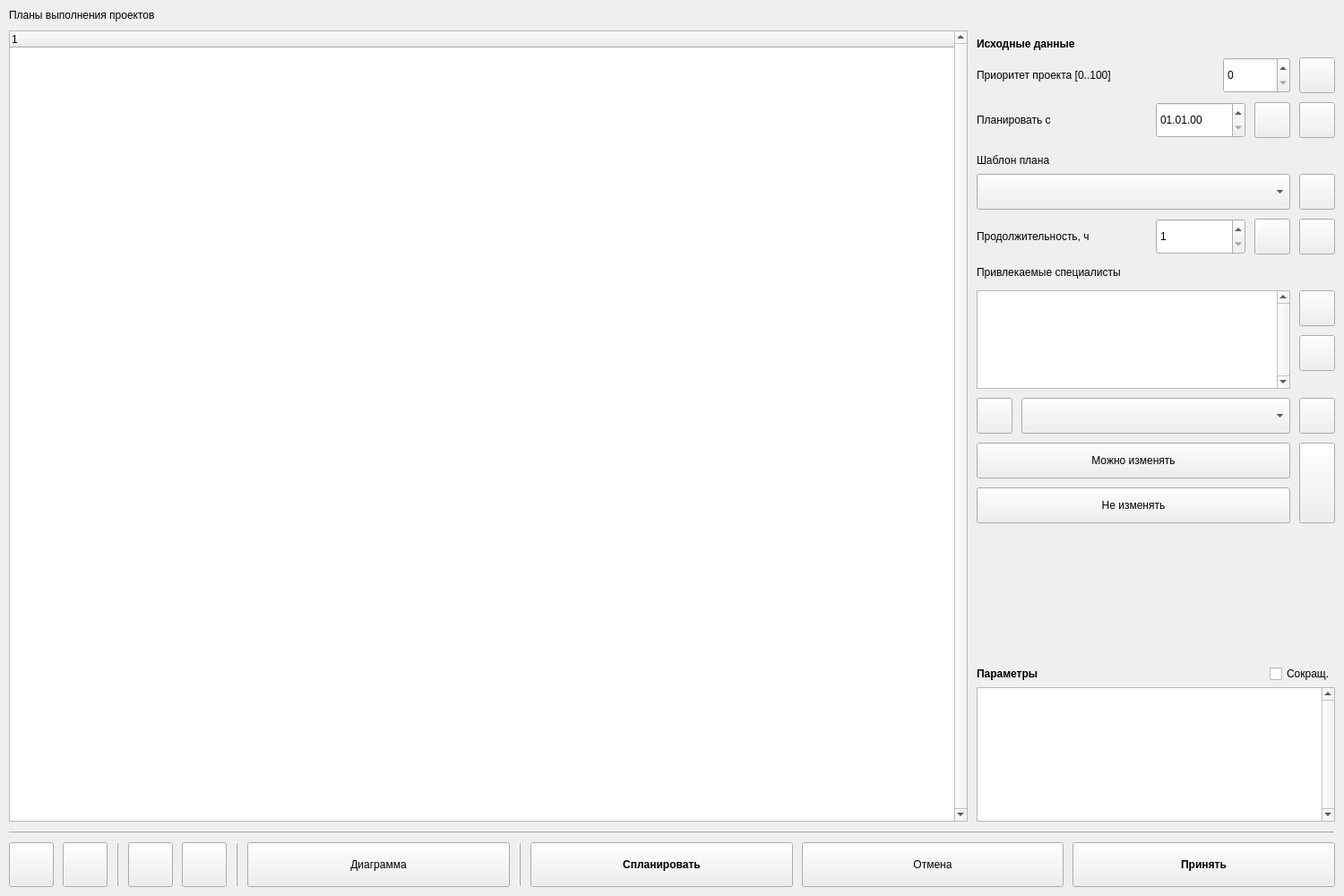
<?xml version="1.0" encoding="UTF-8"?>
<ui version="4.0">
 <class>WPlan</class>
 <widget class="QFrame" name="WPlan">
  <property name="geometry">
   <rect>
    <x>0</x>
    <y>0</y>
    <width>1500</width>
    <height>1000</height>
   </rect>
  </property>
  <property name="windowTitle">
   <string>Планы производственных проектов</string>
  </property>
  <property name="windowIcon">
   <iconset resource="../res.qrc">
    <normaloff>:/images/history.png</normaloff>:/images/history.png</iconset>
  </property>
  <layout class="QVBoxLayout" name="verticalLayout">
   <property name="spacing">
    <number>10</number>
   </property>
   <property name="leftMargin">
    <number>10</number>
   </property>
   <property name="topMargin">
    <number>10</number>
   </property>
   <property name="rightMargin">
    <number>10</number>
   </property>
   <property name="bottomMargin">
    <number>10</number>
   </property>
   <item>
    <widget class="QFrame" name="frame">
     <layout class="QGridLayout" name="gridLayout">
      <property name="leftMargin">
       <number>0</number>
      </property>
      <property name="topMargin">
       <number>0</number>
      </property>
      <property name="rightMargin">
       <number>0</number>
      </property>
      <property name="bottomMargin">
       <number>0</number>
      </property>
      <property name="spacing">
       <number>10</number>
      </property>
      <item row="3" column="1">
       <widget class="QFrame" name="frParams">
        <property name="minimumSize">
         <size>
          <width>400</width>
          <height>180</height>
         </size>
        </property>
        <property name="maximumSize">
         <size>
          <width>400</width>
          <height>180</height>
         </size>
        </property>
        <layout class="QGridLayout" name="gridLayout_6">
         <property name="leftMargin">
          <number>0</number>
         </property>
         <property name="topMargin">
          <number>0</number>
         </property>
         <property name="rightMargin">
          <number>0</number>
         </property>
         <property name="bottomMargin">
          <number>0</number>
         </property>
         <property name="spacing">
          <number>0</number>
         </property>
         <item row="0" column="0">
          <widget class="QLabel" name="lblParams">
           <property name="minimumSize">
            <size>
             <width>0</width>
             <height>30</height>
            </size>
           </property>
           <property name="maximumSize">
            <size>
             <width>16777215</width>
             <height>30</height>
            </size>
           </property>
           <property name="font">
            <font>
             <weight>75</weight>
             <bold>true</bold>
            </font>
           </property>
           <property name="text">
            <string>Параметры</string>
           </property>
          </widget>
         </item>
         <item row="0" column="1">
          <spacer name="horizontalSpacer_2">
           <property name="orientation">
            <enum>Qt::Horizontal</enum>
           </property>
           <property name="sizeHint" stdset="0">
            <size>
             <width>189</width>
             <height>20</height>
            </size>
           </property>
          </spacer>
         </item>
         <item row="0" column="2">
          <widget class="QCheckBox" name="cbIsShort">
           <property name="minimumSize">
            <size>
             <width>0</width>
             <height>30</height>
            </size>
           </property>
           <property name="maximumSize">
            <size>
             <width>16777215</width>
             <height>30</height>
            </size>
           </property>
           <property name="text">
            <string>Сокращ.</string>
           </property>
          </widget>
         </item>
         <item row="1" column="0" colspan="3">
          <widget class="QTextEdit" name="teParams">
           <property name="minimumSize">
            <size>
             <width>0</width>
             <height>150</height>
            </size>
           </property>
           <property name="maximumSize">
            <size>
             <width>16777215</width>
             <height>150</height>
            </size>
           </property>
           <property name="verticalScrollBarPolicy">
            <enum>Qt::ScrollBarAlwaysOn</enum>
           </property>
           <property name="lineWrapMode">
            <enum>QTextEdit::NoWrap</enum>
           </property>
           <property name="readOnly">
            <bool>true</bool>
           </property>
          </widget>
         </item>
        </layout>
       </widget>
      </item>
      <item row="2" column="1">
       <spacer name="verticalSpacer">
        <property name="orientation">
         <enum>Qt::Vertical</enum>
        </property>
        <property name="sizeHint" stdset="0">
         <size>
          <width>20</width>
          <height>91</height>
         </size>
        </property>
       </spacer>
      </item>
      <item row="1" column="1">
       <widget class="QFrame" name="frID1">
        <property name="minimumSize">
         <size>
          <width>400</width>
          <height>550</height>
         </size>
        </property>
        <property name="maximumSize">
         <size>
          <width>400</width>
          <height>550</height>
         </size>
        </property>
        <layout class="QVBoxLayout" name="verticalLayout_3">
         <property name="spacing">
          <number>0</number>
         </property>
         <property name="leftMargin">
          <number>0</number>
         </property>
         <property name="topMargin">
          <number>0</number>
         </property>
         <property name="rightMargin">
          <number>0</number>
         </property>
         <property name="bottomMargin">
          <number>0</number>
         </property>
         <item>
          <widget class="QLabel" name="lblID">
           <property name="minimumSize">
            <size>
             <width>0</width>
             <height>30</height>
            </size>
           </property>
           <property name="maximumSize">
            <size>
             <width>16777215</width>
             <height>30</height>
            </size>
           </property>
           <property name="font">
            <font>
             <weight>75</weight>
             <bold>true</bold>
            </font>
           </property>
           <property name="text">
            <string>Исходные данные</string>
           </property>
          </widget>
         </item>
         <item>
          <widget class="QFrame" name="frID2">
           <property name="minimumSize">
            <size>
             <width>0</width>
             <height>520</height>
            </size>
           </property>
           <property name="maximumSize">
            <size>
             <width>16777215</width>
             <height>520</height>
            </size>
           </property>
           <layout class="QVBoxLayout" name="verticalLayout_2">
            <property name="spacing">
             <number>10</number>
            </property>
            <property name="leftMargin">
             <number>0</number>
            </property>
            <property name="topMargin">
             <number>0</number>
            </property>
            <property name="rightMargin">
             <number>0</number>
            </property>
            <property name="bottomMargin">
             <number>0</number>
            </property>
            <item>
             <layout class="QHBoxLayout" name="horizontalLayout_4">
              <property name="spacing">
               <number>10</number>
              </property>
              <item>
               <widget class="QLabel" name="lblPriority">
                <property name="minimumSize">
                 <size>
                  <width>240</width>
                  <height>30</height>
                 </size>
                </property>
                <property name="maximumSize">
                 <size>
                  <width>240</width>
                  <height>30</height>
                 </size>
                </property>
                <property name="font">
                 <font>
                  <weight>50</weight>
                  <bold>false</bold>
                 </font>
                </property>
                <property name="text">
                 <string>Приоритет проекта [0..100]</string>
                </property>
               </widget>
              </item>
              <item>
               <spacer name="horizontalSpacer_3">
                <property name="orientation">
                 <enum>Qt::Horizontal</enum>
                </property>
                <property name="sizeHint" stdset="0">
                 <size>
                  <width>17</width>
                  <height>20</height>
                 </size>
                </property>
               </spacer>
              </item>
              <item>
               <widget class="QSpinBox" name="sbPriority">
                <property name="minimumSize">
                 <size>
                  <width>75</width>
                  <height>40</height>
                 </size>
                </property>
                <property name="maximumSize">
                 <size>
                  <width>75</width>
                  <height>40</height>
                 </size>
                </property>
                <property name="minimum">
                 <number>0</number>
                </property>
                <property name="maximum">
                 <number>100</number>
                </property>
                <property name="value">
                 <number>0</number>
                </property>
               </widget>
              </item>
              <item>
               <widget class="QPushButton" name="pbPriorityOk">
                <property name="minimumSize">
                 <size>
                  <width>40</width>
                  <height>40</height>
                 </size>
                </property>
                <property name="maximumSize">
                 <size>
                  <width>40</width>
                  <height>40</height>
                 </size>
                </property>
                <property name="icon">
                 <iconset resource="../res.qrc">
                  <normaloff>:/images/docsReady.png</normaloff>:/images/docsReady.png</iconset>
                </property>
                <property name="iconSize">
                 <size>
                  <width>36</width>
                  <height>36</height>
                 </size>
                </property>
               </widget>
              </item>
             </layout>
            </item>
            <item>
             <layout class="QHBoxLayout" name="horizontalLayout_3">
              <item>
               <widget class="QLabel" name="lblDtEnd">
                <property name="minimumSize">
                 <size>
                  <width>150</width>
                  <height>30</height>
                 </size>
                </property>
                <property name="maximumSize">
                 <size>
                  <width>150</width>
                  <height>30</height>
                 </size>
                </property>
                <property name="font">
                 <font>
                  <weight>50</weight>
                  <bold>false</bold>
                 </font>
                </property>
                <property name="text">
                 <string>Планировать с</string>
                </property>
               </widget>
              </item>
              <item>
               <spacer name="horizontalSpacer_4">
                <property name="orientation">
                 <enum>Qt::Horizontal</enum>
                </property>
                <property name="sizeHint" stdset="0">
                 <size>
                  <width>17</width>
                  <height>20</height>
                 </size>
                </property>
               </spacer>
              </item>
              <item>
               <widget class="QDateEdit" name="dtBegin">
                <property name="minimumSize">
                 <size>
                  <width>100</width>
                  <height>40</height>
                 </size>
                </property>
                <property name="maximumSize">
                 <size>
                  <width>100</width>
                  <height>40</height>
                 </size>
                </property>
                <property name="displayFormat">
                 <string>dd.MM.yy</string>
                </property>
               </widget>
              </item>
              <item>
               <widget class="QPushButton" name="pbCurrentDate">
                <property name="minimumSize">
                 <size>
                  <width>40</width>
                  <height>40</height>
                 </size>
                </property>
                <property name="maximumSize">
                 <size>
                  <width>40</width>
                  <height>40</height>
                 </size>
                </property>
                <property name="icon">
                 <iconset resource="../res.qrc">
                  <normaloff>:/images/history.png</normaloff>:/images/history.png</iconset>
                </property>
                <property name="iconSize">
                 <size>
                  <width>36</width>
                  <height>36</height>
                 </size>
                </property>
               </widget>
              </item>
              <item>
               <widget class="QPushButton" name="pbDtBeginOk">
                <property name="minimumSize">
                 <size>
                  <width>40</width>
                  <height>40</height>
                 </size>
                </property>
                <property name="maximumSize">
                 <size>
                  <width>40</width>
                  <height>40</height>
                 </size>
                </property>
                <property name="icon">
                 <iconset resource="../res.qrc">
                  <normaloff>:/images/docsReady.png</normaloff>:/images/docsReady.png</iconset>
                </property>
                <property name="iconSize">
                 <size>
                  <width>36</width>
                  <height>36</height>
                 </size>
                </property>
               </widget>
              </item>
             </layout>
            </item>
            <item>
             <layout class="QGridLayout" name="gridLayout_3">
              <property name="horizontalSpacing">
               <number>10</number>
              </property>
              <property name="verticalSpacing">
               <number>0</number>
              </property>
              <item row="0" column="0" colspan="2">
               <widget class="QLabel" name="lblTemplates">
                <property name="minimumSize">
                 <size>
                  <width>400</width>
                  <height>30</height>
                 </size>
                </property>
                <property name="maximumSize">
                 <size>
                  <width>400</width>
                  <height>30</height>
                 </size>
                </property>
                <property name="text">
                 <string>Шаблон плана</string>
                </property>
               </widget>
              </item>
              <item row="1" column="0">
               <widget class="QComboBox" name="cbTemplates">
                <property name="minimumSize">
                 <size>
                  <width>350</width>
                  <height>40</height>
                 </size>
                </property>
                <property name="maximumSize">
                 <size>
                  <width>350</width>
                  <height>40</height>
                 </size>
                </property>
               </widget>
              </item>
              <item row="1" column="1">
               <widget class="QPushButton" name="pbTemplatesOk">
                <property name="minimumSize">
                 <size>
                  <width>40</width>
                  <height>40</height>
                 </size>
                </property>
                <property name="maximumSize">
                 <size>
                  <width>40</width>
                  <height>40</height>
                 </size>
                </property>
                <property name="icon">
                 <iconset resource="../res.qrc">
                  <normaloff>:/images/docsReady.png</normaloff>:/images/docsReady.png</iconset>
                </property>
                <property name="iconSize">
                 <size>
                  <width>36</width>
                  <height>36</height>
                 </size>
                </property>
               </widget>
              </item>
             </layout>
            </item>
            <item>
             <layout class="QHBoxLayout" name="horizontalLayout_2">
              <property name="spacing">
               <number>10</number>
              </property>
              <item>
               <widget class="QLabel" name="lblPeriod">
                <property name="minimumSize">
                 <size>
                  <width>170</width>
                  <height>30</height>
                 </size>
                </property>
                <property name="maximumSize">
                 <size>
                  <width>170</width>
                  <height>30</height>
                 </size>
                </property>
                <property name="font">
                 <font>
                  <weight>50</weight>
                  <bold>false</bold>
                 </font>
                </property>
                <property name="text">
                 <string>Продолжительность, ч</string>
                </property>
               </widget>
              </item>
              <item>
               <spacer name="horizontalSpacer">
                <property name="orientation">
                 <enum>Qt::Horizontal</enum>
                </property>
                <property name="sizeHint" stdset="0">
                 <size>
                  <width>17</width>
                  <height>20</height>
                 </size>
                </property>
               </spacer>
              </item>
              <item>
               <widget class="QSpinBox" name="sbPeriod">
                <property name="minimumSize">
                 <size>
                  <width>100</width>
                  <height>40</height>
                 </size>
                </property>
                <property name="maximumSize">
                 <size>
                  <width>100</width>
                  <height>40</height>
                 </size>
                </property>
                <property name="minimum">
                 <number>1</number>
                </property>
                <property name="maximum">
                 <number>100</number>
                </property>
               </widget>
              </item>
              <item>
               <widget class="QPushButton" name="pbPeriodQuery">
                <property name="minimumSize">
                 <size>
                  <width>40</width>
                  <height>40</height>
                 </size>
                </property>
                <property name="maximumSize">
                 <size>
                  <width>40</width>
                  <height>40</height>
                 </size>
                </property>
                <property name="icon">
                 <iconset resource="../res.qrc">
                  <normaloff>:/images/15.png</normaloff>:/images/15.png</iconset>
                </property>
                <property name="iconSize">
                 <size>
                  <width>36</width>
                  <height>36</height>
                 </size>
                </property>
               </widget>
              </item>
              <item>
               <widget class="QPushButton" name="pbPeriodOk">
                <property name="minimumSize">
                 <size>
                  <width>40</width>
                  <height>40</height>
                 </size>
                </property>
                <property name="maximumSize">
                 <size>
                  <width>40</width>
                  <height>40</height>
                 </size>
                </property>
                <property name="icon">
                 <iconset resource="../res.qrc">
                  <normaloff>:/images/docsReady.png</normaloff>:/images/docsReady.png</iconset>
                </property>
                <property name="iconSize">
                 <size>
                  <width>36</width>
                  <height>36</height>
                 </size>
                </property>
               </widget>
              </item>
             </layout>
            </item>
            <item>
             <widget class="QLabel" name="lblEmployees">
              <property name="minimumSize">
               <size>
                <width>400</width>
                <height>20</height>
               </size>
              </property>
              <property name="maximumSize">
               <size>
                <width>400</width>
                <height>20</height>
               </size>
              </property>
              <property name="text">
               <string>Привлекаемые специалисты</string>
              </property>
             </widget>
            </item>
            <item>
             <layout class="QGridLayout" name="gridLayout_2">
              <property name="spacing">
               <number>10</number>
              </property>
              <item row="0" column="0" rowspan="3" colspan="2">
               <widget class="QListWidget" name="lwEmployees">
                <property name="verticalScrollBarPolicy">
                 <enum>Qt::ScrollBarAlwaysOn</enum>
                </property>
               </widget>
              </item>
              <item row="0" column="2">
               <widget class="QPushButton" name="pbEmployeesOk">
                <property name="minimumSize">
                 <size>
                  <width>40</width>
                  <height>40</height>
                 </size>
                </property>
                <property name="maximumSize">
                 <size>
                  <width>40</width>
                  <height>40</height>
                 </size>
                </property>
                <property name="icon">
                 <iconset resource="../res.qrc">
                  <normaloff>:/images/docsReady.png</normaloff>:/images/docsReady.png</iconset>
                </property>
                <property name="iconSize">
                 <size>
                  <width>36</width>
                  <height>36</height>
                 </size>
                </property>
               </widget>
              </item>
              <item row="1" column="2">
               <widget class="QPushButton" name="pbEmployeesCalendar">
                <property name="minimumSize">
                 <size>
                  <width>40</width>
                  <height>40</height>
                 </size>
                </property>
                <property name="maximumSize">
                 <size>
                  <width>40</width>
                  <height>40</height>
                 </size>
                </property>
                <property name="icon">
                 <iconset resource="../res.qrc">
                  <normaloff>:/images/time.png</normaloff>:/images/time.png</iconset>
                </property>
                <property name="iconSize">
                 <size>
                  <width>36</width>
                  <height>36</height>
                 </size>
                </property>
               </widget>
              </item>
              <item row="2" column="2">
               <spacer name="verticalSpacer_2">
                <property name="orientation">
                 <enum>Qt::Vertical</enum>
                </property>
                <property name="sizeHint" stdset="0">
                 <size>
                  <width>20</width>
                  <height>17</height>
                 </size>
                </property>
               </spacer>
              </item>
              <item row="3" column="0">
               <widget class="QPushButton" name="pbEmployeesAdd">
                <property name="minimumSize">
                 <size>
                  <width>40</width>
                  <height>40</height>
                 </size>
                </property>
                <property name="maximumSize">
                 <size>
                  <width>40</width>
                  <height>40</height>
                 </size>
                </property>
                <property name="icon">
                 <iconset resource="../res.qrc">
                  <normaloff>:/images/table_add.png</normaloff>:/images/table_add.png</iconset>
                </property>
                <property name="iconSize">
                 <size>
                  <width>36</width>
                  <height>36</height>
                 </size>
                </property>
               </widget>
              </item>
              <item row="3" column="1">
               <widget class="QComboBox" name="cbEmployees">
                <property name="minimumSize">
                 <size>
                  <width>300</width>
                  <height>40</height>
                 </size>
                </property>
                <property name="maximumSize">
                 <size>
                  <width>300</width>
                  <height>40</height>
                 </size>
                </property>
                <property name="iconSize">
                 <size>
                  <width>32</width>
                  <height>32</height>
                 </size>
                </property>
               </widget>
              </item>
              <item row="3" column="2">
               <widget class="QPushButton" name="pbEmployeesReset">
                <property name="minimumSize">
                 <size>
                  <width>40</width>
                  <height>40</height>
                 </size>
                </property>
                <property name="maximumSize">
                 <size>
                  <width>40</width>
                  <height>40</height>
                 </size>
                </property>
                <property name="icon">
                 <iconset resource="../res.qrc">
                  <normaloff>:/images/synchronization.png</normaloff>:/images/synchronization.png</iconset>
                </property>
                <property name="iconSize">
                 <size>
                  <width>36</width>
                  <height>36</height>
                 </size>
                </property>
               </widget>
              </item>
             </layout>
            </item>
            <item>
             <layout class="QGridLayout" name="gridLayout_4">
              <property name="spacing">
               <number>10</number>
              </property>
              <item row="0" column="0">
               <widget class="QPushButton" name="pbChangeYes">
                <property name="minimumSize">
                 <size>
                  <width>350</width>
                  <height>40</height>
                 </size>
                </property>
                <property name="maximumSize">
                 <size>
                  <width>350</width>
                  <height>40</height>
                 </size>
                </property>
                <property name="text">
                 <string>Можно изменять</string>
                </property>
                <property name="icon">
                 <iconset resource="../res.qrc">
                  <normaloff>:/images/docsReady.png</normaloff>:/images/docsReady.png</iconset>
                </property>
                <property name="iconSize">
                 <size>
                  <width>36</width>
                  <height>36</height>
                 </size>
                </property>
               </widget>
              </item>
              <item row="0" column="1" rowspan="2">
               <widget class="QPushButton" name="pbChangeReset">
                <property name="minimumSize">
                 <size>
                  <width>40</width>
                  <height>90</height>
                 </size>
                </property>
                <property name="maximumSize">
                 <size>
                  <width>40</width>
                  <height>90</height>
                 </size>
                </property>
                <property name="icon">
                 <iconset resource="../res.qrc">
                  <normaloff>:/images/synchronization.png</normaloff>:/images/synchronization.png</iconset>
                </property>
                <property name="iconSize">
                 <size>
                  <width>36</width>
                  <height>36</height>
                 </size>
                </property>
               </widget>
              </item>
              <item row="1" column="0">
               <widget class="QPushButton" name="pbChangeNo">
                <property name="minimumSize">
                 <size>
                  <width>350</width>
                  <height>40</height>
                 </size>
                </property>
                <property name="maximumSize">
                 <size>
                  <width>350</width>
                  <height>40</height>
                 </size>
                </property>
                <property name="text">
                 <string>Не изменять</string>
                </property>
                <property name="icon">
                 <iconset resource="../res.qrc">
                  <normaloff>:/images/docsNotReady.png</normaloff>:/images/docsNotReady.png</iconset>
                </property>
                <property name="iconSize">
                 <size>
                  <width>36</width>
                  <height>36</height>
                 </size>
                </property>
               </widget>
              </item>
             </layout>
            </item>
           </layout>
          </widget>
         </item>
        </layout>
       </widget>
      </item>
      <item row="1" column="0" rowspan="3">
       <widget class="QTreeWidget" name="twProjects">
        <property name="verticalScrollBarPolicy">
         <enum>Qt::ScrollBarAlwaysOn</enum>
        </property>
        <column>
         <property name="text">
          <string notr="true">1</string>
         </property>
        </column>
       </widget>
      </item>
      <item row="0" column="0" colspan="2">
       <widget class="QLabel" name="lblProjects">
        <property name="text">
         <string>Планы выполнения проектов</string>
        </property>
       </widget>
      </item>
     </layout>
    </widget>
   </item>
   <item>
    <widget class="Line" name="line">
     <property name="minimumSize">
      <size>
       <width>0</width>
       <height>3</height>
      </size>
     </property>
     <property name="maximumSize">
      <size>
       <width>16777215</width>
       <height>3</height>
      </size>
     </property>
     <property name="frameShadow">
      <enum>QFrame::Raised</enum>
     </property>
     <property name="orientation">
      <enum>Qt::Horizontal</enum>
     </property>
    </widget>
   </item>
   <item>
    <layout class="QHBoxLayout" name="horizontalLayout">
     <property name="spacing">
      <number>10</number>
     </property>
     <item>
      <widget class="QPushButton" name="pbCheckAll">
       <property name="minimumSize">
        <size>
         <width>50</width>
         <height>50</height>
        </size>
       </property>
       <property name="maximumSize">
        <size>
         <width>50</width>
         <height>50</height>
        </size>
       </property>
       <property name="icon">
        <iconset resource="../res.qrc">
         <normaloff>:/images/docsReady.png</normaloff>:/images/docsReady.png</iconset>
       </property>
       <property name="iconSize">
        <size>
         <width>48</width>
         <height>48</height>
        </size>
       </property>
      </widget>
     </item>
     <item>
      <widget class="QPushButton" name="pbUncheckAll">
       <property name="minimumSize">
        <size>
         <width>50</width>
         <height>50</height>
        </size>
       </property>
       <property name="maximumSize">
        <size>
         <width>50</width>
         <height>50</height>
        </size>
       </property>
       <property name="icon">
        <iconset resource="../res.qrc">
         <normaloff>:/images/docsNotReady.png</normaloff>:/images/docsNotReady.png</iconset>
       </property>
       <property name="iconSize">
        <size>
         <width>48</width>
         <height>48</height>
        </size>
       </property>
      </widget>
     </item>
     <item>
      <widget class="Line" name="line_3">
       <property name="frameShadow">
        <enum>QFrame::Raised</enum>
       </property>
       <property name="orientation">
        <enum>Qt::Vertical</enum>
       </property>
      </widget>
     </item>
     <item>
      <widget class="QPushButton" name="pbExpand">
       <property name="minimumSize">
        <size>
         <width>50</width>
         <height>50</height>
        </size>
       </property>
       <property name="maximumSize">
        <size>
         <width>50</width>
         <height>50</height>
        </size>
       </property>
       <property name="icon">
        <iconset resource="../res.qrc">
         <normaloff>:/images/05.png</normaloff>:/images/05.png</iconset>
       </property>
       <property name="iconSize">
        <size>
         <width>48</width>
         <height>48</height>
        </size>
       </property>
      </widget>
     </item>
     <item>
      <widget class="QPushButton" name="pbCollapse">
       <property name="minimumSize">
        <size>
         <width>50</width>
         <height>50</height>
        </size>
       </property>
       <property name="maximumSize">
        <size>
         <width>50</width>
         <height>50</height>
        </size>
       </property>
       <property name="icon">
        <iconset resource="../res.qrc">
         <normaloff>:/images/06.png</normaloff>:/images/06.png</iconset>
       </property>
       <property name="iconSize">
        <size>
         <width>48</width>
         <height>48</height>
        </size>
       </property>
      </widget>
     </item>
     <item>
      <widget class="Line" name="line_2">
       <property name="frameShadow">
        <enum>QFrame::Raised</enum>
       </property>
       <property name="orientation">
        <enum>Qt::Vertical</enum>
       </property>
      </widget>
     </item>
     <item>
      <widget class="QPushButton" name="pbDiagr">
       <property name="minimumSize">
        <size>
         <width>0</width>
         <height>50</height>
        </size>
       </property>
       <property name="maximumSize">
        <size>
         <width>16777215</width>
         <height>50</height>
        </size>
       </property>
       <property name="font">
        <font>
         <weight>50</weight>
         <bold>false</bold>
        </font>
       </property>
       <property name="text">
        <string>Диаграмма</string>
       </property>
       <property name="icon">
        <iconset resource="../res.qrc">
         <normaloff>:/images/alignmentLeft.png</normaloff>:/images/alignmentLeft.png</iconset>
       </property>
       <property name="iconSize">
        <size>
         <width>48</width>
         <height>48</height>
        </size>
       </property>
      </widget>
     </item>
     <item>
      <widget class="Line" name="line_4">
       <property name="frameShadow">
        <enum>QFrame::Raised</enum>
       </property>
       <property name="orientation">
        <enum>Qt::Vertical</enum>
       </property>
      </widget>
     </item>
     <item>
      <widget class="QPushButton" name="pbPlan">
       <property name="minimumSize">
        <size>
         <width>0</width>
         <height>50</height>
        </size>
       </property>
       <property name="maximumSize">
        <size>
         <width>16777215</width>
         <height>50</height>
        </size>
       </property>
       <property name="font">
        <font>
         <weight>75</weight>
         <bold>true</bold>
        </font>
       </property>
       <property name="text">
        <string>Спланировать</string>
       </property>
       <property name="icon">
        <iconset resource="../res.qrc">
         <normaloff>:/images/docsDevelop.png</normaloff>:/images/docsDevelop.png</iconset>
       </property>
       <property name="iconSize">
        <size>
         <width>48</width>
         <height>48</height>
        </size>
       </property>
      </widget>
     </item>
     <item>
      <widget class="QPushButton" name="pbCancel">
       <property name="minimumSize">
        <size>
         <width>0</width>
         <height>50</height>
        </size>
       </property>
       <property name="maximumSize">
        <size>
         <width>16777215</width>
         <height>50</height>
        </size>
       </property>
       <property name="font">
        <font>
         <weight>50</weight>
         <bold>false</bold>
        </font>
       </property>
       <property name="text">
        <string>Отмена</string>
       </property>
       <property name="icon">
        <iconset resource="../res.qrc">
         <normaloff>:/images/delete.png</normaloff>:/images/delete.png</iconset>
       </property>
       <property name="iconSize">
        <size>
         <width>48</width>
         <height>48</height>
        </size>
       </property>
      </widget>
     </item>
     <item>
      <widget class="QPushButton" name="pbApply">
       <property name="minimumSize">
        <size>
         <width>0</width>
         <height>50</height>
        </size>
       </property>
       <property name="maximumSize">
        <size>
         <width>16777215</width>
         <height>50</height>
        </size>
       </property>
       <property name="font">
        <font>
         <weight>75</weight>
         <bold>true</bold>
        </font>
       </property>
       <property name="text">
        <string>Принять</string>
       </property>
       <property name="icon">
        <iconset resource="../res.qrc">
         <normaloff>:/images/docsReady.png</normaloff>:/images/docsReady.png</iconset>
       </property>
       <property name="iconSize">
        <size>
         <width>48</width>
         <height>48</height>
        </size>
       </property>
      </widget>
     </item>
    </layout>
   </item>
  </layout>
 </widget>
 <resources>
  <include location="../res.qrc"/>
 </resources>
 <connections/>
</ui>
